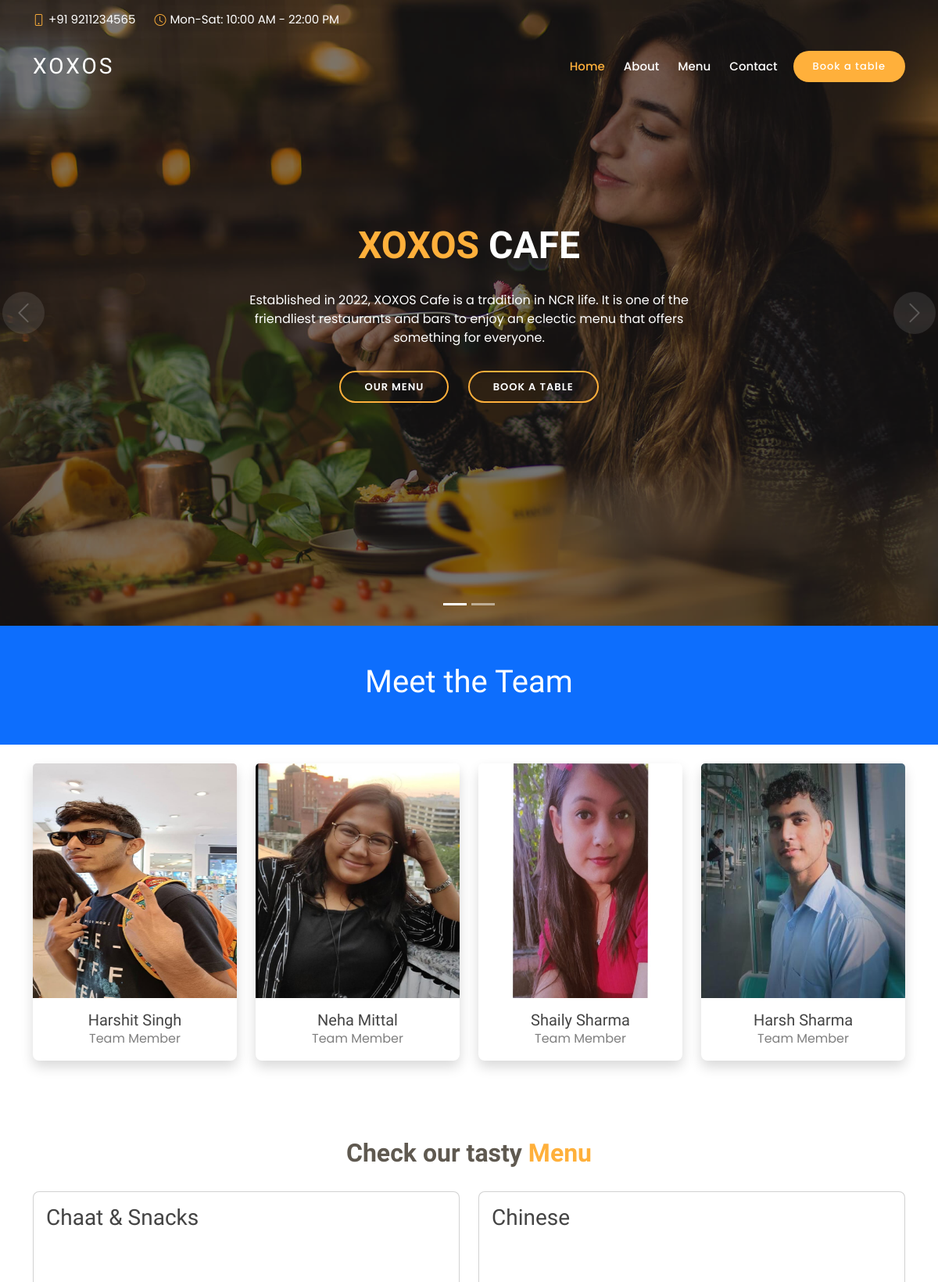
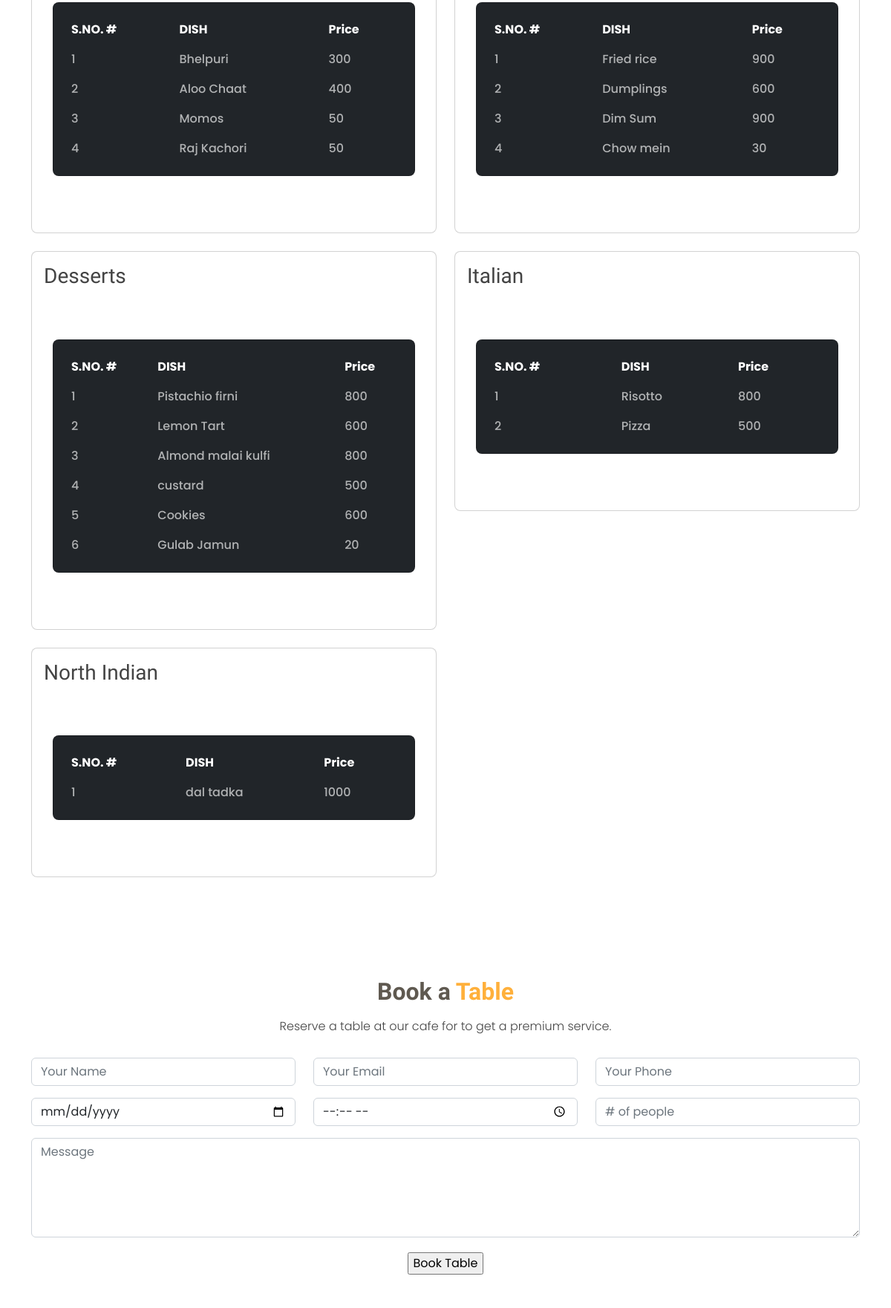
Page /website/index.php (upper part) on the committed database (2 pictures, top to bottom).
### tables this page shows
CREATE TABLE `category` (
  `id` int(11) NOT NULL,
  `category` varchar(50) NOT NULL,
  `order_number` int(11) NOT NULL,
  `status` int(11) NOT NULL,
  `added_on` datetime NOT NULL
);

CREATE TABLE `dish` (
  `id` int(11) NOT NULL,
  `category_id` int(11) NOT NULL,
  `dish` varchar(100) NOT NULL,
  `dish_detail` text NOT NULL,
  `price` int(11) NOT NULL,
  `status` int(11) NOT NULL,
  `added_on` datetime NOT NULL
);

### website/index.php (the view, shortened to what this page needs)
<?php
include('../connect.php');
$sql="Select * from category";
$res=mysqli_query($con,$sql);
?>
<!DOCTYPE html>
<html lang="en">
<head>
  <link href="assets/vendor/animate.css/animate.min.css" rel="stylesheet">
  <link href="assets/vendor/bootstrap/css/bootstrap.min.css" rel="stylesheet">
  <link href="assets/vendor/bootstrap-icons/bootstrap-icons.css" rel="stylesheet">
  <link href="assets/vendor/boxicons/css/boxicons.min.css" rel="stylesheet">
  <link href="assets/vendor/glightbox/css/glightbox.min.css" rel="stylesheet">
  <link href="assets/vendor/swiper/swiper-bundle.min.css" rel="stylesheet">
  <link href="assets/css/style.css" rel="stylesheet">
</head>
<body>
  <section id="topbar" class="d-flex align-items-center fixed-top topbar-transparent">
    <div class="container-fluid container-xl d-flex align-items-center justify-content-center justify-content-lg-start">
      <i class="bi bi-phone d-flex align-items-center"><span>+91 9211234565</span></i>
      <i class="bi bi-clock ms-4 d-none d-lg-flex align-items-center"><span>Mon-Sat: 10:00 AM - 22:00 PM</span></i>
    </div>
  </section>
  <header id="header" class="fixed-top d-flex align-items-center header-transparent">
    <div class="container-fluid container-xl d-flex align-items-center justify-content-between">
      <div class="logo me-auto">
        <h1><a href="index.php">XOXOS</a></h1>
      </div>
      <nav id="navbar" class="navbar order-last order-lg-0">
        <ul>
          <li><a class="nav-link scrollto active" href="#hero">Home</a></li>
          <li><a class="nav-link scrollto" href="#about">About</a></li>
          <li><a class="nav-link scrollto" href="#menu">Menu</a></li>
          <li><a class="nav-link scrollto" href="#contact">Contact</a></li>
        </ul>
      </nav>
      <a href="#book-a-table" class="book-a-table-btn scrollto">Book a table</a>
    </div>
  </header>
  <section id="hero">
    <div class="hero-container">
      <div id="heroCarousel" data-bs-interval="5000" class="carousel slide carousel-fade" data-bs-ride="carousel">
        <ol class="carousel-indicators" id="hero-carousel-indicators"></ol>
        <div class="carousel-inner" role="listbox">
          <div class="carousel-item active" style="background-image: url(assets/img/slide/slide-1.jpg);">
            <div class="carousel-container">
              <div class="carousel-content">
                <h2 class="animate__animated animate__fadeInDown"><span>XOXOS</span> CAFE</h2>
                <p class="animate__animated animate__fadeInUp">Established in 2022, XOXOS Cafe is a tradition in NCR life. It is one of the friendliest restaurants and bars to enjoy an eclectic menu that offers something for everyone.</p>
                <div>
                  <a href="#menu" class="btn-menu animate__animated animate__fadeInUp scrollto">Our Menu</a>
                  <a href="#book-a-table" class="btn-book animate__animated animate__fadeInUp scrollto">Book a Table</a>
                </div>
              </div>
            </div>
          </div>
        </div>
        <a class="carousel-control-prev" href="#heroCarousel" role="button" data-bs-slide="prev">
          <span class="carousel-control-prev-icon bi bi-chevron-left" aria-hidden="true"></span>
        </a>
        <a class="carousel-control-next" href="#heroCarousel" role="button" data-bs-slide="next">
          <span class="carousel-control-next-icon bi bi-chevron-right" aria-hidden="true"></span>
        </a>
      </div>
    </div>
  </section>
  <main id="main">
<header class="bg-primary text-center py-5 mb-4" id="about">
  <div class="container">
    <h1 class="fw-light text-white">Meet the Team</h1>
  </div>
</header>
<div class="container">
  <div class="row">
    <div class="col-xl-3 col-md-6 mb-4">
      <div class="card border-0 shadow">
        <img src="images/harshit.jpg" class="card-img-top full-width-image" alt="...">
        <div class="card-body text-center">
          <h5 class="card-title mb-0">Harshit Singh</h5>
          <div class="card-text text-black-50">Team Member</div>
        </div>
      </div>
    </div>
    <div class="col-xl-3 col-md-6 mb-4">
      <div class="card border-0 shadow">
        <img src="images/neha.jpg" class="card-img-top full-width-image" alt="...">
        <div class="card-body text-center">
          <h5 class="card-title mb-0">Neha Mittal</h5>
          <div class="card-text text-black-50">Team Member</div>
        </div>
      </div>
    </div>
    <div class="col-xl-3 col-md-6 mb-4">
      <div class="card border-0 shadow">
        <img src="images/shaily.jpg" class="card-img-top full-width-image" alt="...">
        <div class="card-body text-center">
          <h5 class="card-title mb-0">Shaily Sharma</h5>
          <div class="card-text text-black-50">Team Member</div>
        </div>
      </div>
    </div>
    <div class="col-xl-3 col-md-6 mb-4">
      <div class="card border-0 shadow">
        <img src="images/harsh.jpg" class="card-img-top full-width-image" alt="...">
        <div class="card-body text-center">
          <h5 class="card-title mb-0">Harsh Sharma</h5>
          <div class="card-text text-black-50">Team Member</div>
        </div>
      </div>
    </div>
  </div>
</div>
    <section id="menu" class="menu">
      <div class="container">
        <div class="section-title">
          <h2>Check our tasty <span>Menu</span></h2>
        </div>
        <div class="row row-cols-1 row-cols-md-2 g-4">
          <?php
          while($row=mysqli_fetch_assoc($res)){
            $category=$row['category'];
          ?>
            <div class="col">
              <div class="card">
                <div class="card-body">
                  <h3 class="card-title"><?php echo $row['category']?></h3>
                  <?php
                  $sql1="select dish.* from dish,category where dish.category_id=category.id and category='$category' and dish.status=1 order by dish.id desc";
                  $res1=mysqli_query($con,$sql1);
                  ?>
                  <section class="intro">
                        <div class="container">
                          <div class="row justify-content-center">
                            <div class="col-12">
                              <div class="card bg-dark shadow-2-strong">
                                <div class="card-body">
                                  <div class="table-responsive">
                                    <table class="table table-dark table-borderless mb-0">
                                      <thead>
                                        <tr>
                                          <th scope="col">S.NO. #</th>
                                          <th scope="col">DISH</th>
                                          <th scope="col">Price</th>
                                        </tr>
                                      </thead>
                                      <tbody>
                                        <?php
                                          $i=1;
                                          while($row1=mysqli_fetch_assoc($res1))
                                          {
                                        ?>
                                        <tr>
                                          <td scope="row"><?php echo $i?></th>
                                          <td><?php echo $row1['dish']?></td>
                                          <td><?php echo $row1['price']?></td>
                                        </tr>
                                        <?php
                                          $i++; }
                                        ?>
                                      </tbody>
                                    </table>
                                  </div>
                                </div>
                              </div>
                            </div>
                          </div>
                        </div>
                  </section>
                </div>
              </div>
            </div>
          <?php } ?>
        </div>
      </div>
    </section>
    <section id="book-a-table" class="book-a-table">
      <div class="container">
        <div class="section-title">
          <h2>Book a <span>Table</span></h2>
          <p>Reserve a table at our cafe for to get a premium service.</p>
        </div>
        <form method="post" >
          <div class="row">
            <div class="col-lg-4 col-md-6 form-group">
              <input type="text" name="name" class="form-control"  placeholder="Your Name" required>
            </div>
            <div class="col-lg-4 col-md-6 form-group mt-3 mt-md-0">
              <input type="email" class="form-control" name="email"  placeholder="Your Email" required>
            </div>
            <div class="col-lg-4 col-md-6 form-group mt-3 mt-md-0">
              <input type="number" class="form-control" name="phone"  placeholder="Your Phone" required>
            </div>
            <div class="col-lg-4 col-md-6 form-group mt-3">
              <input type="date" name="date" class="form-control"  placeholder="Date" required>
            </div>
            <div class="col-lg-4 col-md-6 form-group mt-3">
              <input type="time" class="form-control" name="time"  placeholder="Time" required>
            </div>
            <div class="col-lg-4 col-md-6 form-group mt-3">
              <input type="number" class="form-control" name="people"  placeholder="# of people" required>
            </div>
          </div>
          <div class="form-group mt-3">
            <textarea class="form-control" name="message" rows="5" placeholder="Message"></textarea>
          </div>
          <div class="text-center m"><input type="submit" value="Book Table" name="submit"></div>
        </form>
      </div>
    </section>
  </main>
</body>
</html>

### website/assets/css/style.css (style rules this page uses)
body { font-family: "Poppins", sans-serif; color: #444444; }
a { text-decoration: none; color: #ffb03b; }
h1, h2, h3, h4, h5, h6 { font-family: "Satisfy", sans-serif; }
#topbar { padding: 0; font-size: 15px; height: 50px; transition: all 0.5s; background: rgba(26, 24, 22, 0.8); z-index: 996; color: rgba(255, 255, 255, 0.7); }
#topbar.topbar-transparent { background: transparent; }
#topbar i { color: #ffb03b; line-height: 0; }
#topbar i span { color: #fff; font-style: normal; padding-left: 5px; }
#header { top: 50px; height: 70px; z-index: 997; transition: all 0.5s; padding: 10px 0; background: rgba(26, 24, 22, 0.85); }
#header.header-transparent { background: transparent; }
#header .logo h1 { font-size: 28px; margin: 0; line-height: 1; font-weight: 400; letter-spacing: 3px; }
#header .logo h1 a, #header .logo h1 a:hover { color: #fff; text-decoration: none; }
.book-a-table-btn { background: #ffb03b; color: #fff; border-radius: 50px; margin: 0 0 0 20px; padding: 10px 25px; font-size: 13px; font-weight: 500; letter-spacing: 1px; transition: 0.3s; white-space: nowrap; }
.navbar { padding: 0; }
.navbar ul { margin: 0; padding: 0; display: flex; list-style: none; align-items: center; }
.navbar li { position: relative; }
.navbar a, .navbar a:focus { display: flex; align-items: center; justify-content: space-between; padding: 10px 0 10px 24px; font-size: 15px; font-weight: 500; color: white; white-space: nowrap; transition: 0.3s; }
.navbar a:hover, .navbar .active, .navbar .active:focus, .navbar li:hover>a { color: #ffb03b; }
#hero { width: 100%; height: 100vh; background-color: rgba(39, 37, 34, 0.8); overflow: hidden; padding: 0; }
#hero .carousel-item { width: 100%; height: 100vh; background-size: cover; background-position: center; background-repeat: no-repeat; }
#hero .carousel-item::before { content: ""; background-color: rgba(12, 11, 10, 0.5); position: absolute; top: 0; right: 0; left: 0; bottom: 0; }
#hero .carousel-container { display: flex; justify-content: center; align-items: center; position: absolute; bottom: 0; top: 0; left: 0; right: 0; }
#hero .carousel-content { text-align: center; }
#hero h2 { color: #fff; margin-bottom: 30px; font-size: 48px; font-weight: 700; }
#hero h2 span { color: #ffb03b; }
#hero p { width: 80%; -webkit-animation-delay: 0.4s; animation-delay: 0.4s; margin: 0 auto 30px auto; color: #fff; }
#hero .carousel-inner .carousel-item { transition-property: opacity; background-position: center top; }
#hero .carousel-inner .carousel-item, #hero .carousel-inner .active.carousel-item-start, #hero .carousel-inner .active.carousel-item-end { opacity: 0; }
#hero .carousel-inner .active, #hero .carousel-inner .carousel-item-next.carousel-item-start, #hero .carousel-inner .carousel-item-prev.carousel-item-end { opacity: 1; transition: 0.5s; }
#hero .carousel-control-next-icon, #hero .carousel-control-prev-icon { background: none; font-size: 30px; line-height: 0; width: auto; height: auto; background: rgba(255, 255, 255, 0.2); border-radius: 50px; transition: 0.3s; color: rgba(255, 255, 255, 0.5); width: 54px; height: 54px; display: flex; align-items: center; justify-content: center; }
#hero .btn-menu, #hero .btn-book { font-weight: 600; font-size: 13px; letter-spacing: 1px; text-transform: uppercase; display: inline-block; padding: 12px 30px; border-radius: 50px; transition: 0.5s; line-height: 1; margin: 0 10px; -webkit-animation-delay: 0.8s; animation-delay: 0.8s; color: #fff; border: 2px solid #ffb03b; }
@media (min-width: 1024px) { #hero p { width: 50%; } }
@media (min-width: 1024px) { #hero .carousel-control-prev, #hero .carousel-control-next { width: 5%; } }
section { padding: 60px 0; }
.section-title { text-align: center; padding-bottom: 30px; }
.section-title h2 { margin: 15px 0 0 0; font-size: 32px; font-weight: 700; color: #5f5950; }
.section-title h2 span { color: #ffb03b; }
.section-title p { margin: 15px auto 0 auto; font-weight: 300; }
@media (min-width: 1024px) { .section-title p { width: 50%; } }

### website/index.php (style rules this page uses)
.intro { height: 100%; }
table td, table th { text-overflow: ellipsis; white-space: nowrap; overflow: hidden; }
thead th, tbody th { color: #fff; }
tbody td { font-weight: 500; color: rgba(255,255,255,.65); }
.card { border-radius: .5rem; }
.m { margin-top: 20px; }
.full-width-image { height: 300px; background: url("your-image.jpg") no-repeat center center fixed; background-size: cover; }

### rows in the picture
category: category "Chaat & Snacks"
dish: dish "Bhelpuri", price "300"
dish: dish "Aloo Chaat", price "400"
dish: dish "Momos", price "50"
dish: dish "Raj Kachori", price "50"
category: category "Chinese"
dish: dish "Fried rice", price "900"
dish: dish "Dumplings", price "600"
dish: dish "Dim Sum", price "900"
dish: dish "Chow mein", price "30"
category: category "Desserts"
dish: dish "Pistachio firni", price "800"
dish: dish "Lemon Tart", price "600"
dish: dish "Almond malai kulfi", price "800"
dish: dish "custard", price "500"
dish: dish "Cookies", price "600"
dish: dish "Gulab Jamun", price "20"
category: category "Italian"
dish: dish "Risotto", price "800"
dish: dish "Pizza", price "500"
category: category "North Indian"
dish: dish "dal tadka", price "1000"
